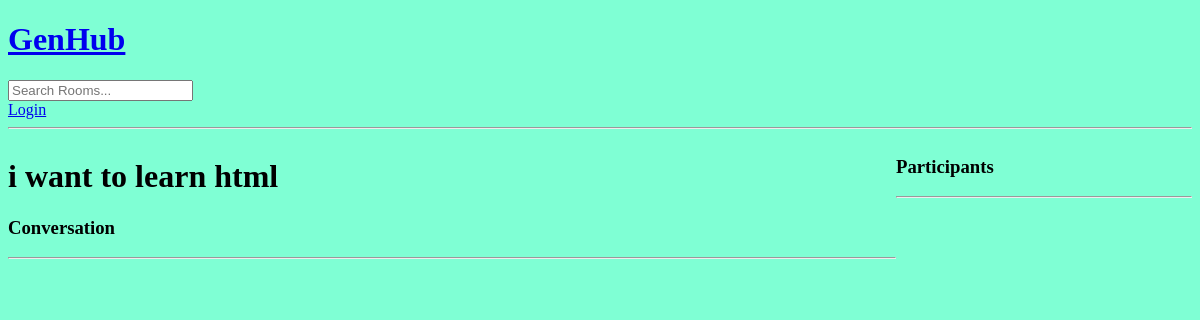
The page /room/3/ on the database as committed earlier.
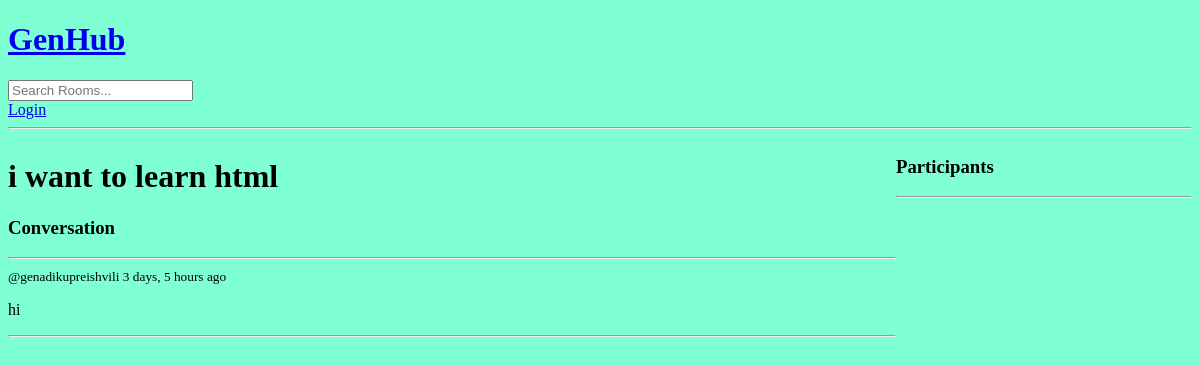
The same page on the database as committed later.
### base/models.py (models this page shows, shortened)
class Message(models.Model):
    user = models.ForeignKey(User, on_delete = models.CASCADE )
    room = models.ForeignKey(Room, on_delete = models.CASCADE )
    body = models.TextField()
    updated = models.DateTimeField(auto_now = True)
    created  = models.DateTimeField(auto_now_add = True)
    class Meta:
        ordering = ['-updated', '-created']

### base/views.py (the view, shortened to what this page needs)
# urls.py: path('room/<str:pk>/', views.room, name = "room"),
def room(request, pk):
    room = Room.objects.get(id = pk)
    room_messages = room.message_set.all()
    participants =  room.participants.all()
    context = {'room':room, "room_messages":room_messages, 'participants':participants}
    return render(request, "base/room.html", context)

### base/templates/base/room.html (shortened to what this page needs)
{% extends "main.html" %}
{%block content%}
<div class="room-container">
    <div>
        <h1> {{room.name}} </h1>
        <div class="comment-wrapper">
            <h3> Conversation </h3>
            <hr>
            {% for message in room_messages %}
            <div>
                <small>@{{message.user}} {{message.created|timesince}} ago</small>
                <p> {{message.body}} </p>
                <hr>
            </div>
            {% endfor %}
        </div>
    </div>
    <div>
        <h3>Participants</h3>
        <hr>
    </div>
</div>
{%endblock content%}

Rows that differ between the two databases and show on the page:
added Message: user "genadikupreishvili", created "3 days, 5 hours", body "hi"
